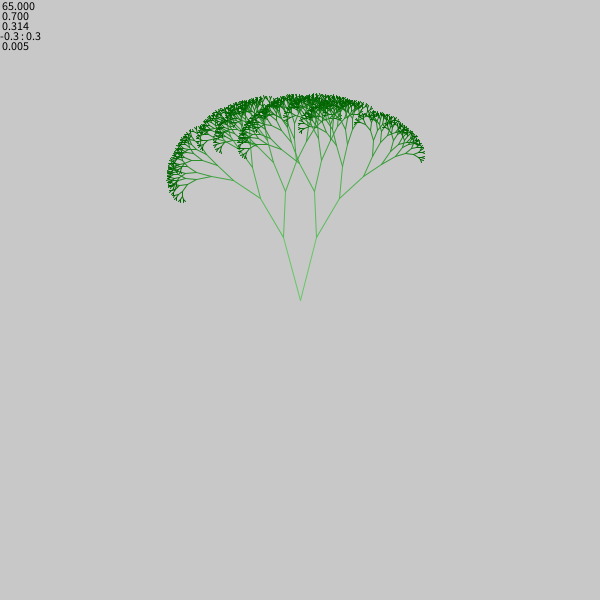
Frame 1 (no input)
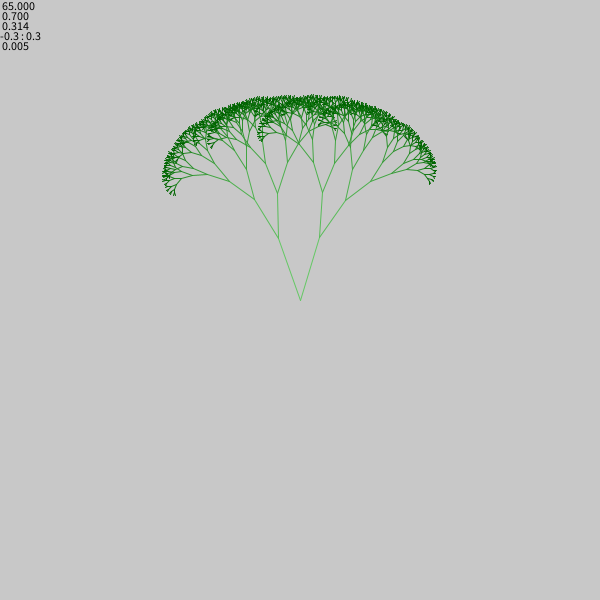
Frame 60 (the mouse pressed at the canvas centre just before this capture)
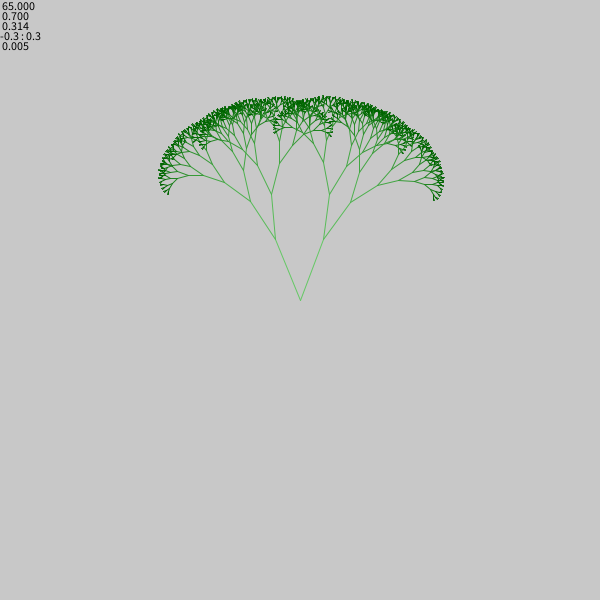
Frame 120 (the mouse held since frame 60 and released just before this capture)

The Processing sketch that drew these frames (run headless with seeded random() and noise(); from frame 60 on, the mouse is pressed at the canvas centre):

// Processing sketch: Tree
// ── Tree.pde


PVector startPos = new PVector(300, 300);
float startSize = 65;
float startAngle = -PI / 2;
float changeSize = 0.7;
float changeAngle = PI / 10;
int maxIteration = 10;
float[] waveLimit = new float[] {-0.3, 0.3};
float waveSpeed = 0.005;


void setup() {
  size(600, 600);
}


void draw() {
  background(200);

  stroke(100, 200, 100);
  noFill();
  dTree(startPos, startAngle, startSize, 0);

  noStroke();
  fill(0);
  text(startSize, 0, 10);
  text(changeSize, 0, 20);
  text(changeAngle, 0, 30);
  text(waveLimit[0] + " : " + waveLimit[1], 0, 40);
  text(waveSpeed, 0, 50);
}


void keyPressed() {
  switch (keyCode) {
  case 65:
    startSize += 1;
    break;
  case 90:
    startSize -= 1;
    break;

  case 83:
    changeSize += 0.05;
    break;
  case 88:
    changeSize -= 0.05;
    break;

  case 68:
    changeAngle += 0.005;
    break;
  case 67:
    changeAngle -= 0.005;
    break;

  case 70:
    waveLimit[0]-=0.001;
    waveLimit[1]+=0.001;
    break;
  case 86:
    waveLimit[0]+=0.001;
    waveLimit[1]-=0.001;
    break;

  case 71:
    waveSpeed += 0.001;
    break;
  case 66:
    waveSpeed -= 0.001;
    break;
  }
  if (keyCode == 37) {
    changeAngle += PI / 400;
  }
  if (keyCode == 39) {
    changeAngle -= PI / 400;
  }


  if (keyCode == 38) {
    changeSize += 0.05;
  }
  if (keyCode == 40) {
    changeSize -= 0.05;
  }
}


void dTree(PVector pos, float angle, float size, int counter) {
  float localWave1 = map(noise(frameCount * waveSpeed, counter * 1000), 0, 1, waveLimit[0], waveLimit[1]);
  float localWave2 = map(noise(frameCount * waveSpeed, counter * 1000 + 500), 0, 1, waveLimit[0], waveLimit[1]);

  float a1 = angle - changeAngle + localWave1;
  PVector ep1 = new PVector(pos.x + cos(a1)*size, pos.y + sin(a1)*size);

  float a2 = angle + changeAngle + localWave2;
  PVector ep2 = new PVector(pos.x + cos(a2)*size, pos.y + sin(a2)*size);

  stroke(
    map(counter, 0, maxIteration-1, 100, 0),
    map(counter, 0, maxIteration-1, 200, 100),
    map(counter, 0, maxIteration-1, 100, 0)
    );
  line(pos.x, pos.y, ep1.x, ep1.y);
  line(pos.x, pos.y, ep2.x, ep2.y);

  if (counter + 1 < maxIteration) {
    dTree(ep1, a1, size * changeSize, counter + 1);
    dTree(ep2, a2, size * changeSize, counter + 1);
  }
}
